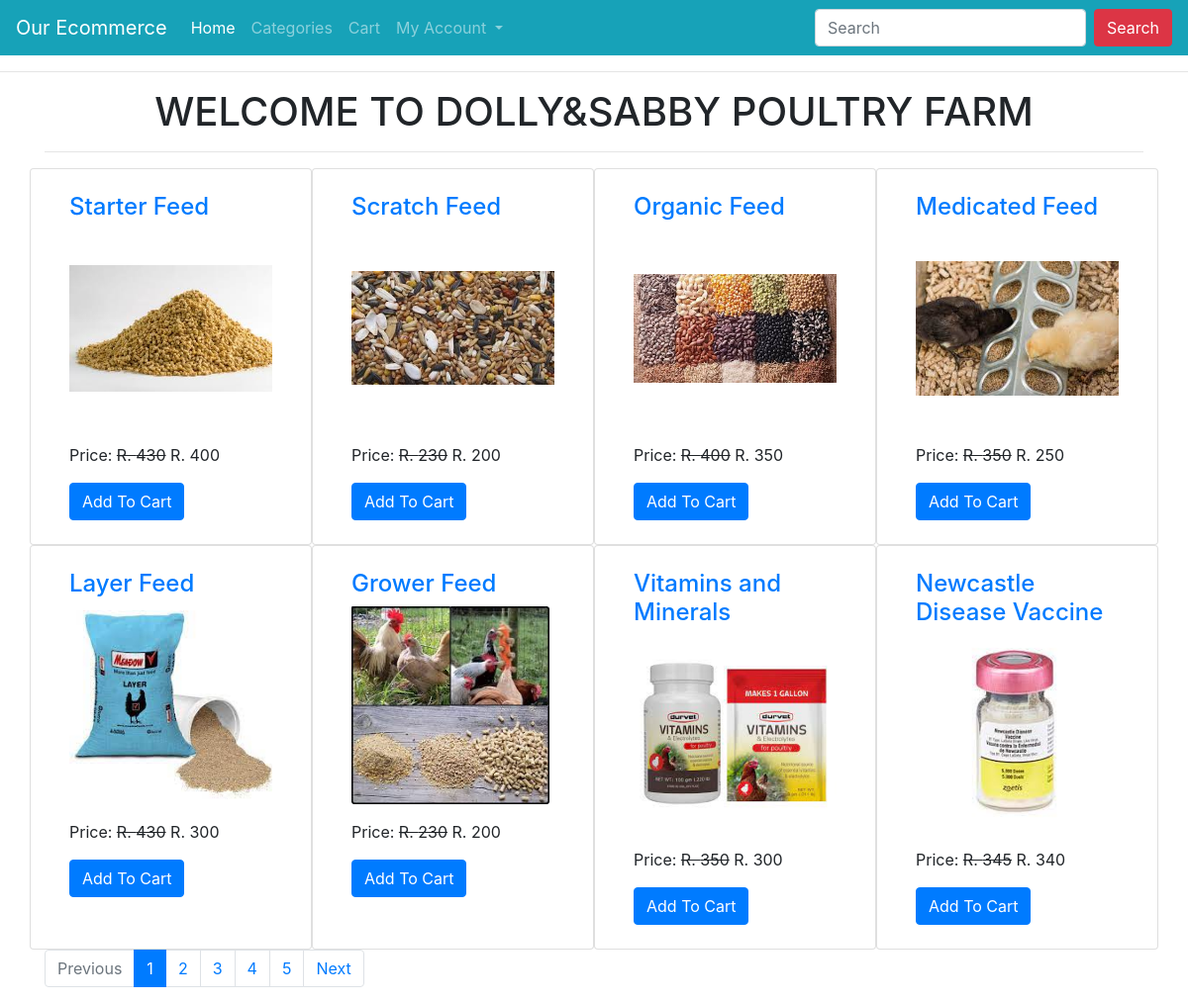
The page / on the database its author committed.
### ecomapp/models.py (models this page shows, shortened)
class Product(models.Model):
    title = models.CharField(max_length=200)
    slug = models.SlugField(unique=True)
    category = models.ForeignKey(Category, on_delete=models.CASCADE)
    image = models.ImageField(upload_to="products")
    marked_price = models.PositiveIntegerField()
    selling_price = models.PositiveIntegerField()
    description = models.TextField()
    warranty = models.CharField(max_length=300, null=True, blank=True)
    return_policy = models.CharField(max_length=300, null=True, blank=True)
    view_count = models.PositiveIntegerField(default=0)

### ecomapp/views.py (the view)
# urls.py: path("", HomeView.as_view(), name="home"),
class HomeView(EcomMixin, TemplateView):
    template_name = "home.html"
    def get_context_data(self, **kwargs):
        context = super().get_context_data(**kwargs)
        context['myname'] = "Dipak Niroula"
        all_products = Product.objects.all().order_by("-id")
        paginator = Paginator(all_products, 8)
        page_number = self.request.GET.get('page')
        print(page_number)
        product_list = paginator.get_page(page_number)
        context['product_list'] = product_list
        return context

### ecomapp/views.py (called while the page is built)
    def dispatch(self, request, *args, **kwargs):
        cart_id = request.session.get("cart_id")
        if cart_id:
            cart_obj = Cart.objects.get(id=cart_id)
            if request.user.is_authenticated and request.user.customer:
                cart_obj.customer = request.user.customer
                cart_obj.save()
        return super().dispatch(request, *args, **kwargs)

### templates/home.html (shortened to what this page needs)
{% extends 'base.html' %}
{% block content %}
<div class="container">
    <h1 class="text-center">WELCOME TO DOLLY&SABBY POULTRY FARM</h1>
    <hr>
    <div class="row mt-3">
        {% for p in product_list %}
        <div class="col-md-3 card">
            <div class="m-4">
                <h4><a href="{% url 'ecomapp:productdetail' p.slug %}">{{p.title}}</a></h4>
                <img src="{{p.image.url}}" alt="" class="img-fluid" style="height: 200px; object-fit: contain;">
                <p class="mt-3">Price: <strike>R. {{p.marked_price}}</strike> R. {{p.selling_price}}</p>
                <a href="{% url 'ecomapp:addtocart' p.id %}" class="btn btn-primary">Add To Cart</a>
            </div>
        </div>
        {% endfor %}
    </div>
    <nav aria-label="...">
        <ul class="pagination">
            {% if product_list.has_previous %}
            <li class="page-item">
                <a class="page-link" href="?page={{ product_list.previous_page_number }}">Previous</a>
              </li>
            {% else %}
            <li class="page-item disabled">
                <a class="page-link" href="#" tabindex="-1" aria-disabled="true">Previous</a>
            </li>
            {% endif %}
            {% for i in product_list.paginator.page_range %}
            {% if i == product_list.number %}
            <li class="page-item active"><a class="page-link">{{i}}</a></li>
            {% else %}
            <li class="page-item"><a class="page-link" href="?page={{i}}">{{i}}</a></li>
            {% endif %}
            {% endfor %}
            {% if product_list.has_next %}
            <li class="page-item">
                <a class="page-link" href="?page={{ product_list.next_page_number }}">Next</a>
            </li>
            {% else %}
            <li class="page-item disabled">
                <a class="page-link" href="#" tabindex="-1" aria-disabled="true">Next</a>
            </li>
            {% endif %}
        </ul>
      </nav>
</div>
{% endblock %}

### templates/base.html (shortened to what this page needs)
<!DOCTYPE html>
<html lang="en">
<head>
    <link rel="stylesheet" href="https://stackpath.bootstrapcdn.com/bootstrap/4.5.2/css/bootstrap.min.css">
</head>
<body>
    <nav class="navbar navbar-expand-lg navbar-dark bg-info">
        <a class="navbar-brand" href="{% url 'ecomapp:home' %}">Our Ecommerce</a>
        <div class="collapse navbar-collapse" id="navbarSupportedContent">
            <ul class="navbar-nav mr-auto">
            <li class="nav-item active">
                <a class="nav-link" href="{% url 'ecomapp:home' %}">Home <span class="sr-only">(current)</span></a>
            </li>
            <li class="nav-item">
                <a class="nav-link" href="{% url 'ecomapp:allproducts' %}">Categories</a>
            </li>
            <li class="nav-item">
                <a class="nav-link" href="{% url 'ecomapp:mycart' %}">Cart</a>
            </li>
            <li class="nav-item dropdown">
                <a class="nav-link dropdown-toggle" href="#" id="navbarDropdown" role="button" data-toggle="dropdown" aria-haspopup="true" aria-expanded="false">
                My Account
                </a>
            </li>
            </ul>
            <form class="form-inline my-2 my-lg-0" action="{% url 'ecomapp:search' %}" method="GET">
            <input name="keyword" class="form-control mr-sm-2" type="search" placeholder="Search" aria-label="Search" required>
            <button class="btn btn-danger my-2 my-sm-0" type="submit">Search</button>
            </form>
        </div>
        </nav>
    <hr>
    {% block content %}
    {% endblock %}
</body>
</html>

### rows shown on the page
Product: title "Starter Feed", image (picture), marked_price "430", selling_price "400"
Product: title "Scratch Feed", image (picture), marked_price "230", selling_price "200"
Product: title "Organic Feed", image (picture), marked_price "400", selling_price "350"
Product: title "Medicated Feed", image (picture), marked_price "350", selling_price "250"
Product: title "Layer Feed", image (picture), marked_price "430", selling_price "300"
Product: title "Grower Feed", image (picture), marked_price "230", selling_price "200"
Product: title "Vitamins and Minerals", image (picture), marked_price "350", selling_price "300"
Product: title "Newcastle Disease Vaccine", image (picture), marked_price "345", selling_price "340"

### other values the page prints
{{ i }} "1"
{{ i }} "2" "3" "4" "5"
